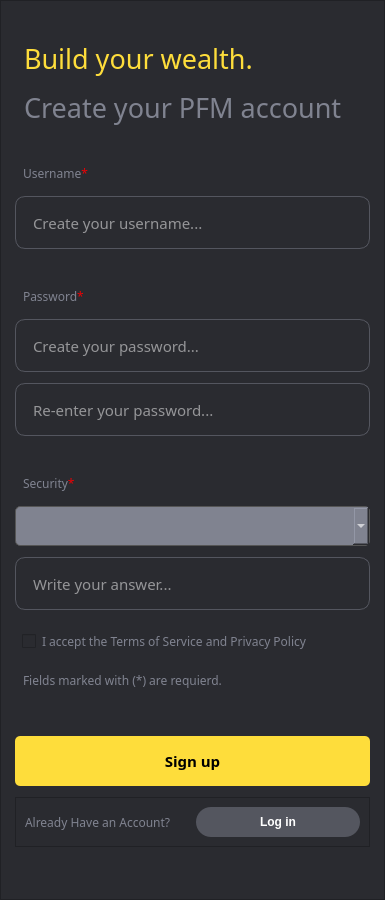
                 <widget class="QWidget" name="scrollBar">
                  <property name="geometry">
                   <rect>
                    <x>0</x>
                    <y>0</y>
                    <width>385</width>
                    <height>900</height>
                   </rect>
                  </property>
                  <property name="styleSheet">
                   <string notr="true"/>
                  </property>
                  <layout class="QGridLayout" name="gridLayout_5">
                   <property name="leftMargin">
                    <number>0</number>
                   </property>
                   <property name="topMargin">
                    <number>0</number>
                   </property>
                   <property name="rightMargin">
                    <number>0</number>
                   </property>
                   <property name="bottomMargin">
                    <number>0</number>
                   </property>
                   <item row="0" column="0">
                    <widget class="QFrame" name="signupFrame">
                     <property name="minimumSize">
                      <size>
                       <width>0</width>
                       <height>900</height>
                      </size>
                     </property>
                     <property name="styleSheet">
                      <string notr="true">#signupFrame{
	background-color: rgb(42, 43, 48);    
   	padding-left: 5px;      
   	padding-right: 5px;       
    padding-top: 25px;          
    padding-bottom: 25px;
}
#SI_buttonLogIn{
	color:rgb(255, 255, 255);
	background-color: rgb(84, 86, 95);
	border-radius:15px;
	height:30px;
}
QLabel{
	background-color: rgb(42, 43, 48);
	padding-left:5px;
}
#frame_3{
	background-color: rgb(42, 43, 48);
}
#regUsername, #regPw, #security, #signuperrorMsg, #MarkedText, #haveAcc{
	color:#808390;
	font-family: Poppins;
}

#regUsername, #regPw, #security{
	padding-top:25px;
}
QLineEdit{
	height:50px;
	padding: 1px 15 px;
	background-color: rgb(42, 43, 48);
	border: 1px solid rgba(84,86,95,255);
	border-radius: 10px;
	color:rgb(255, 255, 255);
	font-family: Poppins;
    font-size:15px;
}
#SI_buttonSI{
	background-color: rgb(254, 221, 59);	
	border-radius:5px;
	height:50px;
}
#SI_checkboxTerm{
	background-color: rgb(42, 43, 48);
	color:#808390;
}
QComboBox {
    color: white;                        /* Warna teks combobox */
    background-color:  rgb(128, 131, 144);           /* Warna latar belakang combobox */
    border: 1px solid #555555;           /* Warna border combobox */
    border-radius: 5px;                  /* Membuat sudut rounded */
}
QComboBox QAbstractItemView {
    color: white;                        /* Warna teks dropdown */
    background-color: #333333;           /* Warna latar belakang dropdown */
    selection-background-color: #fedd3b; /* Warna latar belakang item yang dipilih*/
    selection-color: black;              /* Warna teks item yang dipilih */
    border: 1px solid #555555;          /* Warna border dropdown */
}
</string>
                     </property>
                     <property name="frameShape">
                      <enum>QFrame::StyledPanel</enum>
                     </property>
                     <property name="frameShadow">
                      <enum>QFrame::Raised</enum>
                     </property>
                     <layout class="QVBoxLayout" name="verticalLayout_4">
                      <item>
                       <widget class="QLabel" name="signupHeader">
                        <property name="sizePolicy">
                         <sizepolicy hsizetype="Preferred" vsizetype="Maximum">
                          <horstretch>0</horstretch>
                          <verstretch>0</verstretch>
                         </sizepolicy>
                        </property>
                        <property name="font">
                         <font>
                          <family>Poppins Medium</family>
                          <pointsize>13</pointsize>
                         </font>
                        </property>
                        <property name="text">
                         <string>&lt;html&gt;&lt;head/&gt;&lt;body&gt;&lt;p&gt;&lt;span style=&quot; font-size:20pt; color:#fedd3b;&quot;&gt;Build your wealth.&lt;/span&gt;&lt;/p&gt;&lt;p&gt;&lt;span style=&quot; font-size:20pt; color:#808390;&quot;&gt;Create your PFM account&lt;/span&gt;&lt;/p&gt;&lt;/body&gt;&lt;/html&gt;</string>
                        </property>
                       </widget>
                      </item>
                      <item>
                       <widget class="QLabel" name="regUsername">
                        <property name="sizePolicy">
                         <sizepolicy hsizetype="Preferred" vsizetype="Maximum">
                          <horstretch>0</horstretch>
                          <verstretch>0</verstretch>
                         </sizepolicy>
                        </property>
                        <property name="font">
                         <font>
                          <family>Poppins</family>
                          <pointsize>9</pointsize>
                         </font>
                        </property>
                        <property name="text">
                         <string>&lt;html&gt;&lt;head/&gt;&lt;body&gt;&lt;p&gt;Username&lt;span style=&quot; color:#ea0003;&quot;&gt;*&lt;/span&gt;&lt;/p&gt;&lt;/body&gt;&lt;/html&gt;</string>
                        </property>
                        <property name="alignment">
                         <set>Qt::AlignBottom|Qt::AlignLeading|Qt::AlignLeft</set>
                        </property>
                       </widget>
                      </item>
                      <item>
                       <widget class="QLineEdit" name="SI_inputUsername">
                        <property name="sizePolicy">
                         <sizepolicy hsizetype="Minimum" vsizetype="Fixed">
                          <horstretch>0</horstretch>
                          <verstretch>0</verstretch>
                         </sizepolicy>
                        </property>
                        <property name="placeholderText">
                         <string>Create your username...</string>
                        </property>
                       </widget>
                      </item>
                      <item>
                       <widget class="QLabel" name="regPw">
                        <property name="sizePolicy">
                         <sizepolicy hsizetype="Preferred" vsizetype="Maximum">
                          <horstretch>0</horstretch>
                          <verstretch>0</verstretch>
                         </sizepolicy>
                        </property>
                        <property name="font">
                         <font>
                          <family>Poppins</family>
                          <pointsize>9</pointsize>
                         </font>
                        </property>
                        <property name="text">
                         <string>&lt;html&gt;&lt;head/&gt;&lt;body&gt;&lt;p&gt;Password&lt;span style=&quot; color:#ea0003;&quot;&gt;*&lt;/span&gt;&lt;/p&gt;&lt;/body&gt;&lt;/html&gt;</string>
                        </property>
                        <property name="alignment">
                         <set>Qt::AlignBottom|Qt::AlignLeading|Qt::AlignLeft</set>
                        </property>
                       </widget>
                      </item>
                      <item>
                       <widget class="QLineEdit" name="SI_inputPassword1">
                        <property name="styleSheet">
                         <string notr="true"/>
                        </property>
                        <property name="placeholderText">
                         <string>Create your password...</string>
                        </property>
                       </widget>
                      </item>
                      <item>
                       <widget class="QLineEdit" name="SI_inputPassword2">
                        <property name="placeholderText">
                         <string>Re-enter your password...</string>
                        </property>
                       </widget>
                      </item>
                      <item>
                       <widget class="QLabel" name="security">
                        <property name="sizePolicy">
                         <sizepolicy hsizetype="Preferred" vsizetype="Maximum">
                          <horstretch>0</horstretch>
                          <verstretch>0</verstretch>
                         </sizepolicy>
                        </property>
                        <property name="font">
                         <font>
                          <family>Poppins</family>
                          <pointsize>9</pointsize>
                         </font>
                        </property>
                        <property name="styleSheet">
                         <string notr="true"/>
                        </property>
                        <property name="text">
                         <string>&lt;html&gt;&lt;head/&gt;&lt;body&gt;&lt;p&gt;Security&lt;span style=&quot; color:#ea0003;&quot;&gt;*&lt;/span&gt;&lt;/p&gt;&lt;/body&gt;&lt;/html&gt;</string>
                        </property>
                        <property name="alignment">
                         <set>Qt::AlignBottom|Qt::AlignLeading|Qt::AlignLeft</set>
                        </property>
                       </widget>
                      </item>
                      <item>
                       <widget class="QComboBox" name="SI_dropdownSecurity">
                        <property name="minimumSize">
                         <size>
                          <width>0</width>
                          <height>40</height>
                         </size>
                        </property>
                        <property name="font">
                         <font>
                          <family>Poppins</family>
                          <pointsize>9</pointsize>
                         </font>
                        </property>
                        <property name="cursor">
                         <cursorShape>PointingHandCursor</cursorShape>
                        </property>
                        <property name="layoutDirection">
                         <enum>Qt::LeftToRight</enum>
                        </property>
                        <property name="styleSheet">
                         <string notr="true"/>
                        </property>
                        <property name="currentText">
                         <string/>
                        </property>
                        <item>
                         <property name="text">
                          <string/>
                         </property>
                        </item>
                        <item>
                         <property name="text">
                          <string>   1. Where were you born?</string>
                         </property>
                        </item>
                        <item>
                         <property name="text">
                          <string>   2. What is your favorite book?</string>
                         </property>
                        </item>
                        <item>
                         <property name="text">
                          <string>   3. What is your favorite color?</string>
                         </property>
                        </item>
                        <item>
                         <property name="text">
                          <string>   4. What is your favorite food?</string>
                         </property>
                        </item>
                        <item>
                         <property name="text">
                          <string>   5. What is your favorite movie?</string>
                         </property>
                        </item>
                        <item>
                         <property name="text">
                          <string>   6. What is your favorite sport?</string>
                         </property>
                        </item>
                        <item>
                         <property name="text">
                          <string>   7. What is your favorite band?</string>
                         </property>
                        </item>
                        <item>
                         <property name="text">
                          <string>   8. What is the name of your pet?</string>
                         </property>
                        </item>
                       </widget>
                      </item>
                      <item>
                       <widget class="QLineEdit" name="SI_inputSecurity">
                        <property name="placeholderText">
                         <string>Write your answer...</string>
                        </property>
                       </widget>
                      </item>
                      <item>
                       <widget class="QCheckBox" name="SI_checkboxTerm">
                        <property name="minimumSize">
                         <size>
                          <width>0</width>
                          <height>40</height>
                         </size>
                        </property>
                        <property name="font">
                         <font>
                          <family>Poppins</family>
                          <pointsize>9</pointsize>
                         </font>
                        </property>
                        <property name="cursor">
                         <cursorShape>PointingHandCursor</cursorShape>
                        </property>
                        <property name="styleSheet">
                         <string notr="true">padding-left:7px;</string>
                        </property>
                        <property name="text">
                         <string>I accept the Terms of Service and Privacy Policy</string>
                        </property>
                       </widget>
                      </item>
                      <item>
                       <widget class="QLabel" name="MarkedText">
                        <property name="sizePolicy">
                         <sizepolicy hsizetype="Preferred" vsizetype="Fixed">
                          <horstretch>0</horstretch>
                          <verstretch>0</verstretch>
                         </sizepolicy>
                        </property>
                        <property name="font">
                         <font>
                          <family>Poppins</family>
                          <pointsize>9</pointsize>
                         </font>
                        </property>
                        <property name="text">
                         <string>Fields marked with (*) are requierd.</string>
                        </property>
                       </widget>
                      </item>
                      <item>
                       <widget class="QLabel" name="SI_ErrorMsg">
                        <property name="minimumSize">
                         <size>
                          <width>0</width>
                          <height>0</height>
                         </size>
                        </property>
                        <property name="maximumSize">
                         <size>
                          <width>16777215</width>
                          <height>25</height>
                         </size>
                        </property>
                        <property name="font">
                         <font>
                          <family>Poppins</family>
                          <pointsize>9</pointsize>
                         </font>
                        </property>
                        <property name="styleSheet">
                         <string notr="true">color: rgb(255, 32, 35);</string>
                        </property>
                        <property name="text">
                         <string/>
                        </property>
                        <property name="alignment">
                         <set>Qt::AlignLeading|Qt::AlignLeft|Qt::AlignVCenter</set>
                        </property>
                       </widget>
                      </item>
                      <item>
                       <widget class="QPushButton" name="SI_buttonSI">
                        <property name="font">
                         <font>
                          <family>Montserrat</family>
                          <pointsize>11</pointsize>
                          <weight>75</weight>
                          <bold>true</bold>
                         </font>
                        </property>
                        <property name="cursor">
                         <cursorShape>PointingHandCursor</cursorShape>
                        </property>
                        <property name="text">
                         <string>Sign up</string>
                        </property>
                       </widget>
                      </item>
                      <item>
                       <widget class="QFrame" name="frame_3">
                        <property name="sizePolicy">
                         <sizepolicy hsizetype="Preferred" vsizetype="Maximum">
                          <horstretch>0</horstretch>
                          <verstretch>0</verstretch>
                         </sizepolicy>
                        </property>
                        <property name="frameShape">
                         <enum>QFrame::StyledPanel</enum>
                        </property>
                        <property name="frameShadow">
                         <enum>QFrame::Raised</enum>
                        </property>
                        <layout class="QHBoxLayout" name="horizontalLayout">
                         <item>
                          <widget class="QLabel" name="haveAcc">
                           <property name="font">
                            <font>
                             <family>Poppins</family>
                             <pointsize>9</pointsize>
                            </font>
                           </property>
                           <property name="styleSheet">
                            <string notr="true">padding:0px;</string>
                           </property>
                           <property name="text">
                            <string>Already Have an Account?</string>
                           </property>
                          </widget>
                         </item>
                         <item>
                          <widget class="QPushButton" name="SI_buttonLogIn">
                           <property name="font">
                            <font>
                             <family>Segoe UI</family>
                             <pointsize>9</pointsize>
                             <weight>75</weight>
                             <bold>true</bold>
                            </font>
                           </property>
                           <property name="cursor">
                            <cursorShape>PointingHandCursor</cursorShape>
                           </property>
                           <property name="styleSheet">
                            <string notr="true"/>
                           </property>
                           <property name="text">
                            <string>Log in</string>
                           </property>
                          </widget>
                         </item>
                        </layout>
                       </widget>
                      </item>
                     </layout>
                    </widget>
                   </item>
                  </layout>
                 </widget>
